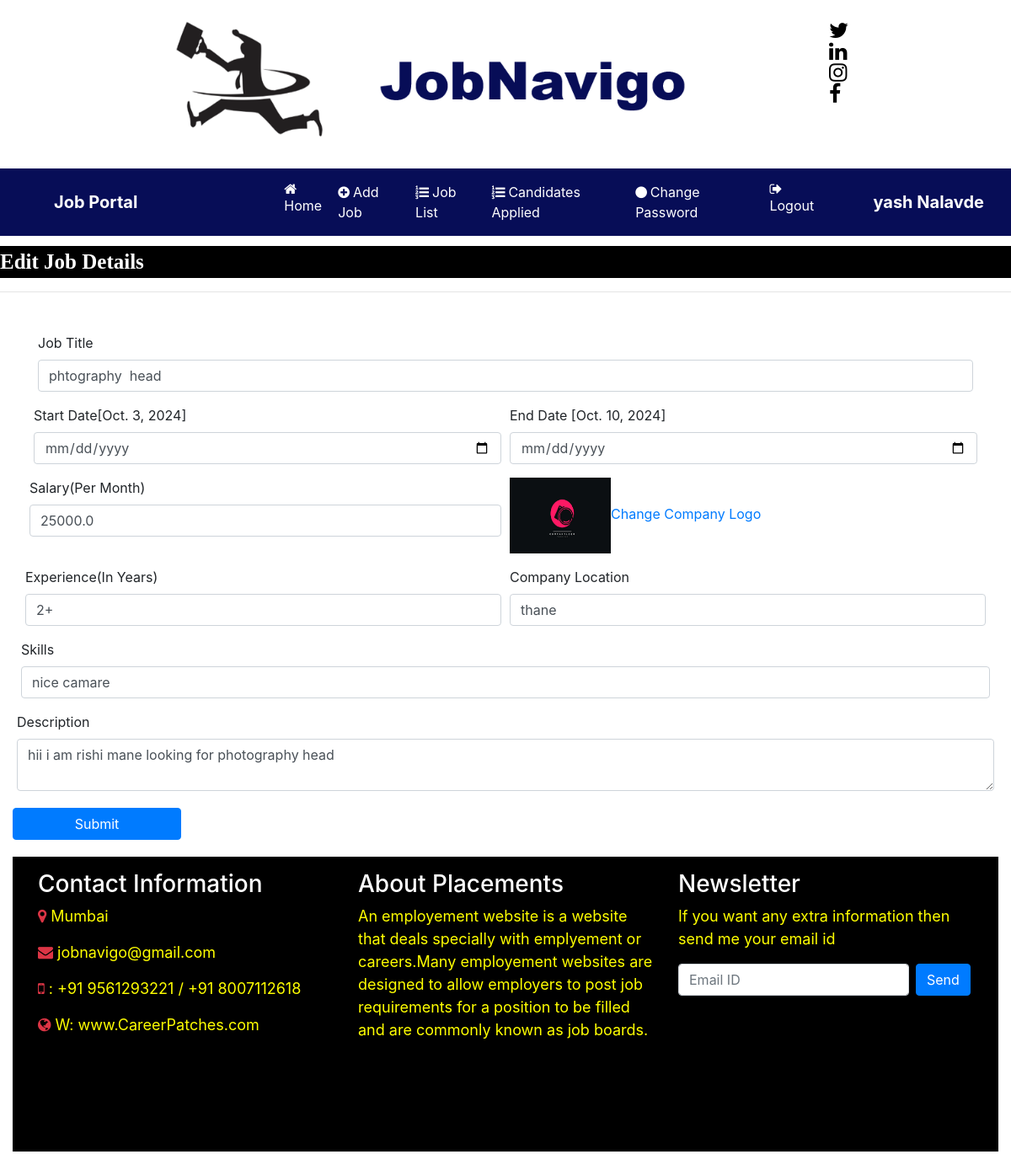
Page /edit_jobdetail/18 (signed in) on the committed database.
### CareerPatches/models.py (models this page shows, shortened)
class Job(models.Model):
    recruiter = models.ForeignKey(Recruiter,on_delete=models.CASCADE)
    start_date = models.DateField()
    end_date  = models.DateField()
    title = models.CharField(max_length=100)
    salary = models.FloatField(max_length=20)
    image = models.FileField()
    description = models.CharField(max_length=300)
    experience = models.CharField(max_length=50)
    location = models.CharField(max_length=100)
    skills = models.CharField(max_length=100)
    creationdate = models.DateField()

### CareerPatches/views.py (the view, shortened to what this page needs)
# urls.py: path('edit_jobdetail/<int:pid>',edit_jobdetail,name="edit_jobdetail"),
def edit_jobdetail(request,pid):
    if not request.user.is_authenticated:
        return redirect('recruiter_login')
    error=""
    job = Job.objects.get(id=pid)
    d = {'error':error,'job': job}
    return render(request,'edit_jobdetail.html',d)

### CareerPatches/Templates/edit_jobdetail.html (shortened to what this page needs)
{% load static %}
{% block body %}
{% include 'recruiter_navigation.html' %}
<marquee style ="font-family: Monotype Corsiva; font-size: 25px; color:white;background-color: black; font-weight: bold; margin-top: 1%; ">
    Edit Job Details
</marquee>
<hr>
<form class="container mt-5" method="post" enctype="multipart/form-data">
    <div class="form-row">
        <div class="form-group col-md-12">
            <label>Job Title</label>
            <input type="text" class="form-control" name="jobtitle" value="{{job.title}}" required>
        </div>
    <div class="form-row">
        <div class="form-group col-md-6">
            <label>Start Date</label>[{{job.start_date}}]
            <input type="Date" class="form-control" name="startdate">
        </div>
        <div class="form-group col-md-6">
            <label>End Date</label> [{{job.end_date}}]
            <input type="Date" class="form-control" name="enddate">
    </div>
    <div class="form-row">
        <div class="form-group col-md-6">
            <label>Salary(Per Month)</label>
            <input type="text" class="form-control" name="salary" value="{{job.salary}}" required>
        </div>
        <div class="form-group col-md-6">
          <img src ="{{job.image.url}}" width="120" height="90"><a href="{% url 'change_companylogo' job.id %}">Change Company Logo</a>
    </div>
        <div class="form-row">
            <div class="form-group col-md-6">
                <label>Experience(In Years)</label>
                <input type="text" class="form-control" name="experience" value = "{{job.experience}}" required>
    </div>
        <div class="form-group col-md-6">
            <label>Company Location</label>
            <input type="text" class="form-control" name="location" value="{{job.location}}" required>
    </div>
    <div class="form-row">
        <div class="form-group col-md-12">
            <label>Skills</label>
            <input type="text" class="form-control" name="skills" value="{{job.skills}}" required>
</div>
<div class="form-row">
    <div class="form-group col-md-12">
        <label>Description</label>
        <textarea class="form-control" name="Description" required>{{job.description}}</textarea>
</div>
    <input type="submit" value="Submit" class="btn btn-primary my-1" style="width: 200px">
</form>
{% include 'footer.html' %}
{% endblock %}

### CareerPatches/Templates/recruiter_navigation.html (shortened to what this page needs)
{% load static %}
<html>
<head>
        <link rel="stylesheet" href="https://cdn.jsdelivr.net/npm/bootstrap@4.6.2/dist/css/bootstrap.min.css">
        <link rel="stylesheet" href="https://cdnjs.cloudflare.com/ajax/libs/font-awesome/4.7.0/css/font-awesome.min.css">
</head >
<body>
<div class="container">
        <div class="row">
                <div class="col-sm-4">
                        <img src="{% static 'jobnavigo.png' %}" width="800px" height="200px" style="padding-left: 40%">
                </div>
                <div class="col-sm-4 mt-4" style = "padding-left: 50%" >
                        <span style="font-weight:bold ; font-size: 25px">
                                <a href="https://twitter.com/JobNavigo" target="_blank" ><i class="fa fa-twitter pl-1" style="color: rgb(0, 0, 0);"></i></a>
                                <a href="https://www.linkedin.com/in/robert-jr-060437292" target="_blank"><i class="fa fa-linkedin pl-1" style="color: rgb(0, 0, 0);"></i></a>
                                <a href="https://www.instagram.com/job_navigo/" target="_blank"><i class="fa fa-instagram pl-1" style="color: rgb(0, 0, 0);"></i></a>
                                <a href="https://www.facebook.com/profile.php?id=61551223599788" target="_blank"><i class="fa fa-facebook pl-1" style="color: rgb(0, 0, 0);"></i></a>
                        </span>
                                </div>
                        </div>
              </div>
<nav class="navbar navbar-expand-sm" style="background-color : rgb(7, 13, 87)">
        <a class="navbar-brand text-white pl-5 font-weight-bold">Job Portal</a>
<ul class="navbar-nav">
        <li class="nav-item">
                <a class="nav-link" href="{% url 'recruiter_home' %}" style="margin-left:150px"><i class="fa fa-home mr-1"></i>Home</a>
        </li>
        <li class="nav-item">
            <a class="nav-link" href="{% url 'add_job' %}"><i class="fa fa-plus-circle mr-1"></i>Add Job</a>
    </li>
        <li class="nav-item">
                <a class="nav-link" href="{% url 'job_list' %}"><i class="fa fa-list-ol mr-1"></i>Job List</a>
        </li>
        <li class="nav-item">
            <a class="nav-link" href="{% url 'applied_candidatelist' %}"><i class="fa fa-list-ol mr-1"></i>Candidates Applied</a>
    </li>
        <li class="nav-item">
                <a class="nav-link" href="{% url 'change_passwordrecruiter' %}"><i class="fa fa-circle mr-1"></i>Change Password</a>
        </li>
        <li class="nav-item">
                <a class="nav-link" href="{% url 'Logout' %}"><i class="fa fa-sign-out mr-1"></i>Logout</a>
        </li>
</ul>
<a class="navbar-brand text-white pl-5 font-weight-bold">{{request.user.first_name}} {{request.user.last_name}}</a>
</nav>
</body>
</html>

### CareerPatches/Templates/recruiter_navigation.html (style rules this page uses)
.nav-link { color:white !important ; margin-right: 3px; }

### rows in the picture
Job: jobtitle "phtography head", start_date "Oct. 3, 2024", end_date "Oct. 10, 2024", salary "25000.0", image (picture), experience "2+", location "thane", skills "nice camare", Description "hii i am rishi mane looking for photography head"

### other values in the picture
{{ request.user.first_name }} "yash"
{{ request.user.last_name }} "Nalavde"
